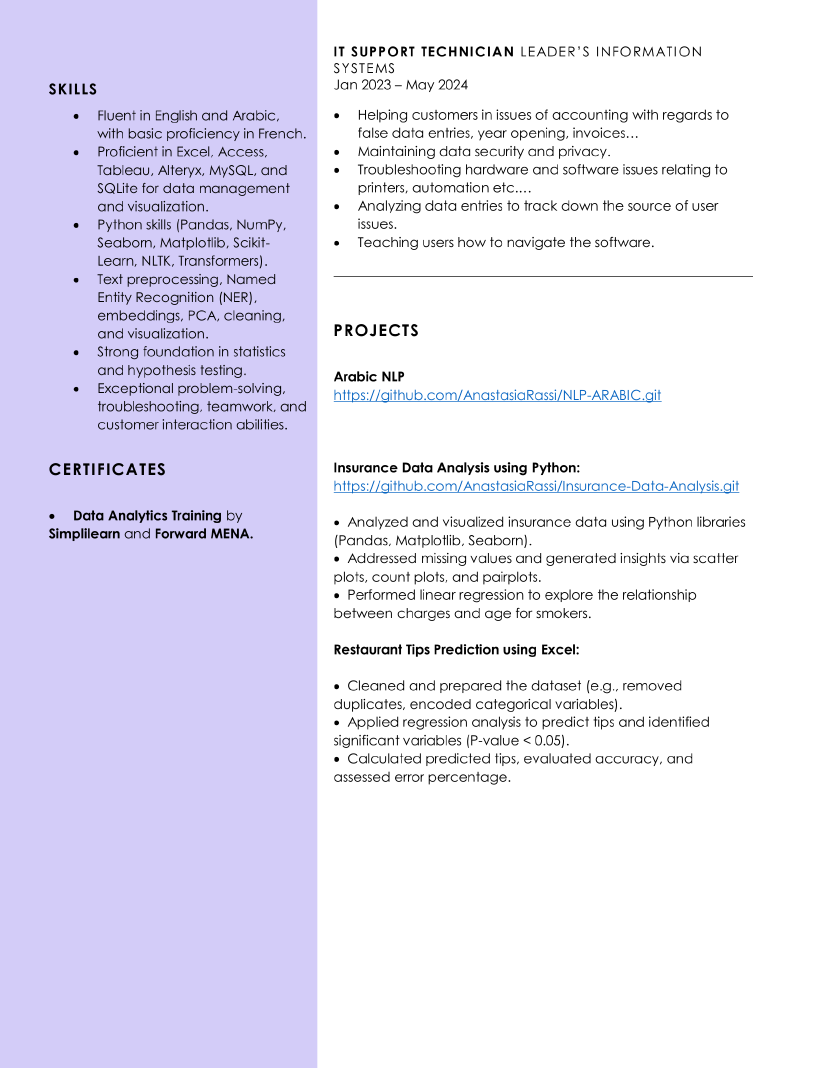
#> input picture samples/cv_page2.png, 2476 x 3204 px (shown at 1/3 size); its folder holds only this picture in this run
$ jupyter execute --allow-errors ocr.ipynb
#> lines starting #> are read from the running program, lines starting #| are printed output that depends on the picture; after the words box and inside, x2 and y2 are one past the last pixel; in counts of white or black regions, pixels touching at a corner belong together
[cell 1]
from PIL import Image
import numpy as np
import pytesseract

[cell 2]
pytesseract.pytesseract.tesseract_cmd =r"C:\Program Files\Tesseract-OCR\tesseract.exe"

# Full OCR Pipeline: Automated text extraction

* Image loading from folder
* Preprocessing: Adaptive Thresholding, Morphological opening and closing, Upscaling, Sharpening
* Text Extraction (Tesseract)
* Postprocessing: Cleaning the extracted text
* Storing Results

### 1. I will make my CV PDF into images

[cell 3]
from pdf2image import convert_from_path
import os

pdf_path = "C:/Users/aalrassi/Documents/anastasia_learning/DL_indep/OCR_Project/Data Science CV.pdf"
image_folder = "samples"
os.makedirs(image_folder, exist_ok=True)

poppler_path ="C:/Users/aalrassi/Downloads/Release-25.07.0-0/poppler-25.07.0/Library/bin"

#> (the rest of this cell did not finish here and is left out)

### 2. Preprocessing

[cell 4]
import cv2
import numpy as np
import os

results_folder = "results"
os.makedirs(results_folder, exist_ok=True)  # creates folder if it doesn't exist

output_csv = os.path.join(results_folder, "cv_text.csv")
def preprocess_image(img_path):
    # Load image in color
#> called with img_path = 'samples/cv_page2.png'
    img = cv2.imread(img_path)
#> img is the input picture: shape (3204, 2476, 3); mean B, G, R 244.6, 227.9, 230.2
    h, w = img.shape[:2]
#> h = 3204; w = 2476

    # Resize only if width < 1200px
    target_width = 1200
    if w < target_width:
        scale = target_width / w
        img = cv2.resize(img, (target_width, int(h * scale)), interpolation=cv2.INTER_CUBIC)

    # Sharpening
    kernel = np.array([[0, -1, 0],
                       [-1, 5, -1],
                       [0, -1, 0]])
    img = cv2.filter2D(img, -1, kernel)

    # Convert to grayscale for adaptive thresholding
    gray = cv2.cvtColor(img, cv2.COLOR_BGR2GRAY)
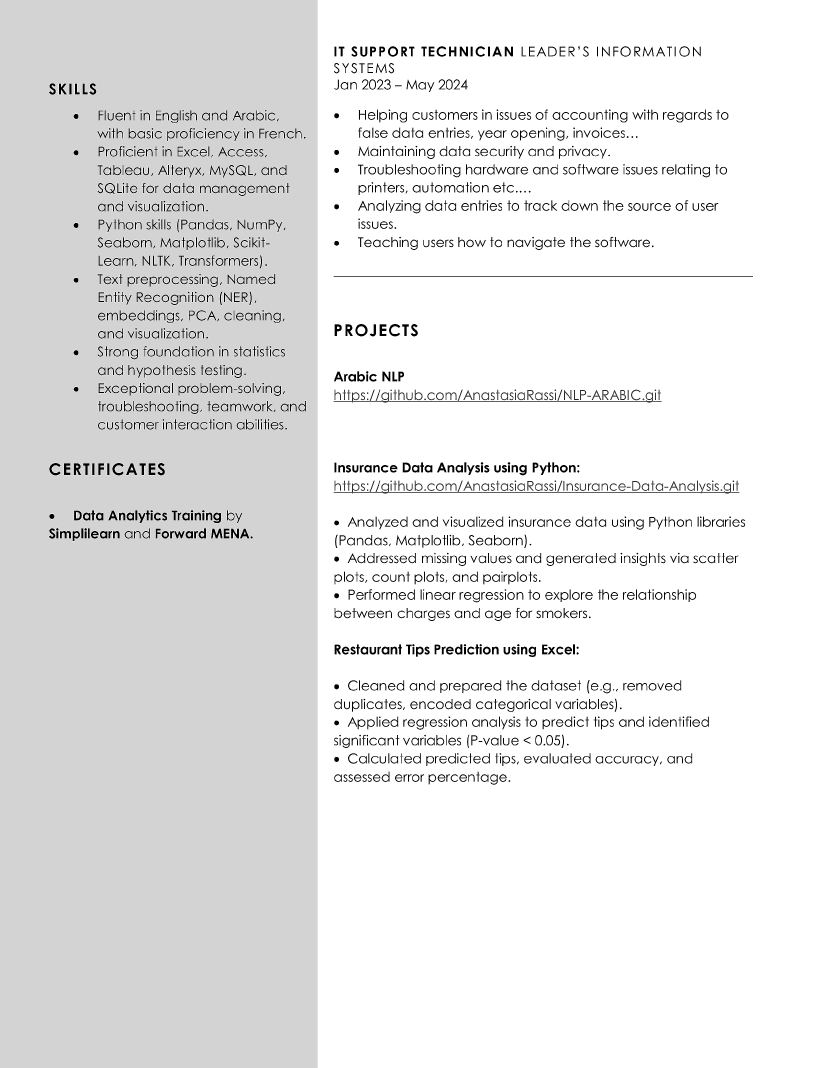
#> gray: shape (3204, 2476) (shown at 1/3 size); min 0, max 255, mean 230.7

    # Adaptive thresholding (Gaussian)
    preprocessed_img = cv2.adaptiveThreshold(
        gray, 255, cv2.ADAPTIVE_THRESH_GAUSSIAN_C, cv2.THRESH_BINARY, 15, 8
    )
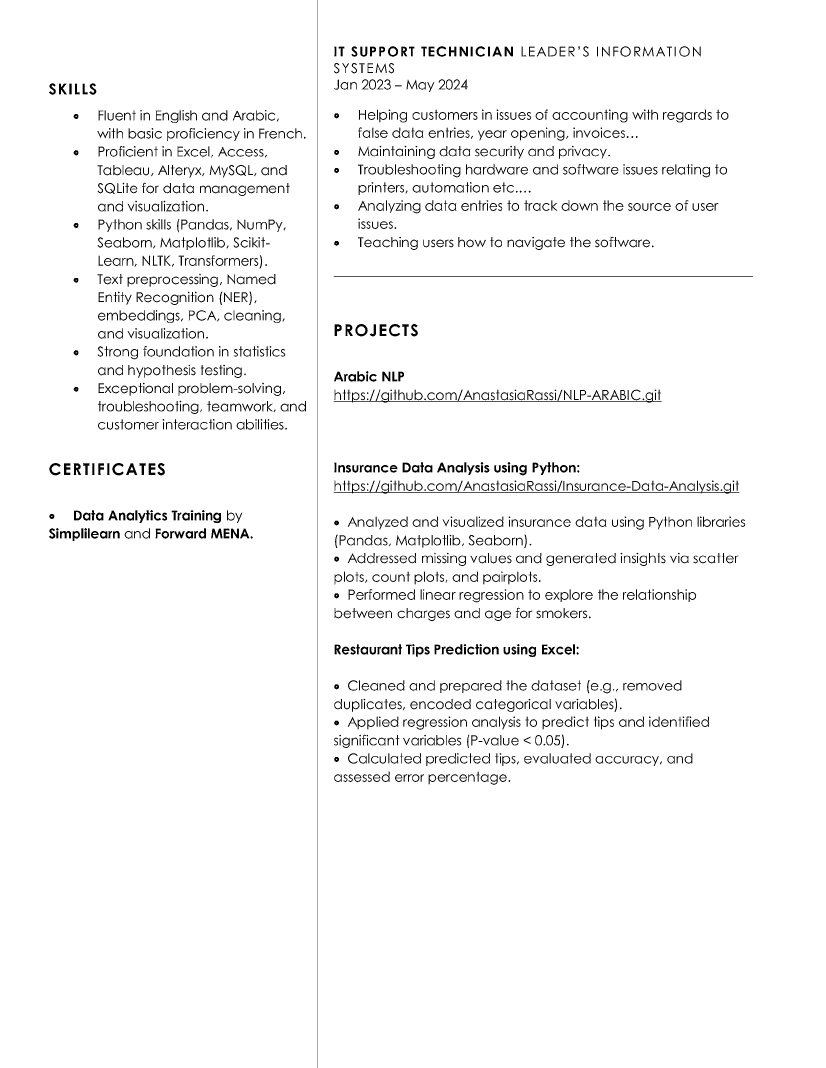
#> preprocessed_img: shape (3204, 2476) (shown at 1/3 size); 96.7% white; 1664 black regions (125 under 20 px), largest, box (x1, y1, x2, y2) and area: (1001, 1442, 2218, 1481) 3674, (951, 0, 952, 3204) 3204, (1001, 1169, 1985, 1208) 3093
    # kernel = np.ones((3, 3), np.uint8)
    # preprocessed_img = cv2.morphologyEx(preprocessed_img, cv2.MORPH_CLOSE, kernel)
    return preprocessed_img

* Text extraction

[cell 5]
import easyocr, pandas as pd,csv

ocr_results = {}

# Process all images in folder
#> (the rest of this cell did not finish here and is left out)

[cell 6]
import os
import cv2

preprocessed_folder = "preprocessed_images"
os.makedirs(preprocessed_folder, exist_ok=True)

for filename in sorted(os.listdir("samples")):
    if filename.lower().endswith((".png", ".jpg", ".jpeg")):
        img_path = os.path.join("samples", filename)  # Correct folder
        preprocessed_img = preprocess_image(img_path)

        # Save preprocessed image
        save_path = os.path.join(preprocessed_folder, filename)
        cv2.imwrite(save_path, preprocessed_img)
        print(f"Saved preprocessed image: {save_path}")

### Checking accuracy

[cell 7]
import Levenshtein
import pandas as pd

# Load OCR and ground-truth CSVs
ocr_df = pd.read_csv(r'results/cv_text.csv')
#> (reads results/cv_text.csv from the repository)
gt_df = pd.read_csv(r'results/true_text.csv')
#> (reads results/true_text.csv from the repository)
